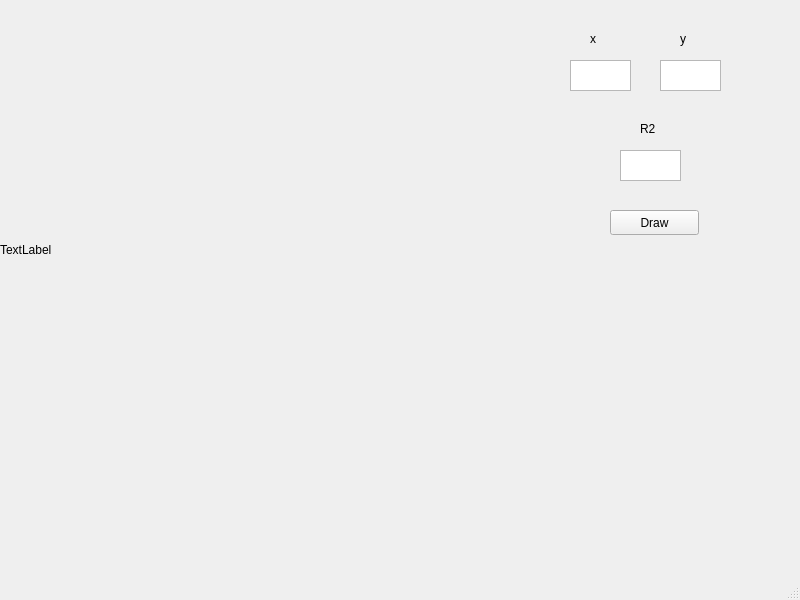
<?xml version="1.0" encoding="UTF-8"?>
<ui version="4.0">
 <class>MainWindow</class>
 <widget class="QMainWindow" name="MainWindow">
  <property name="geometry">
   <rect>
    <x>0</x>
    <y>0</y>
    <width>800</width>
    <height>600</height>
   </rect>
  </property>
  <property name="windowTitle">
   <string>MainWindow</string>
  </property>
  <widget class="QWidget" name="centralwidget">
   <widget class="QLabel" name="label">
    <property name="geometry">
     <rect>
      <x>0</x>
      <y>0</y>
      <width>500</width>
      <height>500</height>
     </rect>
    </property>
    <property name="text">
     <string>TextLabel</string>
    </property>
   </widget>
   <widget class="QLabel" name="label_2">
    <property name="geometry">
     <rect>
      <x>590</x>
      <y>30</y>
      <width>67</width>
      <height>17</height>
     </rect>
    </property>
    <property name="text">
     <string>x</string>
    </property>
   </widget>
   <widget class="QLabel" name="label_3">
    <property name="geometry">
     <rect>
      <x>680</x>
      <y>30</y>
      <width>67</width>
      <height>17</height>
     </rect>
    </property>
    <property name="text">
     <string>y</string>
    </property>
   </widget>
   <widget class="QLabel" name="label_5">
    <property name="geometry">
     <rect>
      <x>640</x>
      <y>120</y>
      <width>67</width>
      <height>17</height>
     </rect>
    </property>
    <property name="text">
     <string>R2</string>
    </property>
   </widget>
   <widget class="QTextEdit" name="textEdit">
    <property name="geometry">
     <rect>
      <x>570</x>
      <y>60</y>
      <width>61</width>
      <height>31</height>
     </rect>
    </property>
   </widget>
   <widget class="QTextEdit" name="textEdit_2">
    <property name="geometry">
     <rect>
      <x>660</x>
      <y>60</y>
      <width>61</width>
      <height>31</height>
     </rect>
    </property>
   </widget>
   <widget class="QTextEdit" name="textEdit_3">
    <property name="geometry">
     <rect>
      <x>620</x>
      <y>150</y>
      <width>61</width>
      <height>31</height>
     </rect>
    </property>
   </widget>
   <widget class="QPushButton" name="pushButton">
    <property name="geometry">
     <rect>
      <x>610</x>
      <y>210</y>
      <width>89</width>
      <height>25</height>
     </rect>
    </property>
    <property name="text">
     <string>Draw</string>
    </property>
   </widget>
  </widget>
  <widget class="QMenuBar" name="menubar">
   <property name="geometry">
    <rect>
     <x>0</x>
     <y>0</y>
     <width>800</width>
     <height>22</height>
    </rect>
   </property>
  </widget>
  <widget class="QStatusBar" name="statusbar"/>
 </widget>
 <resources/>
 <connections/>
</ui>
